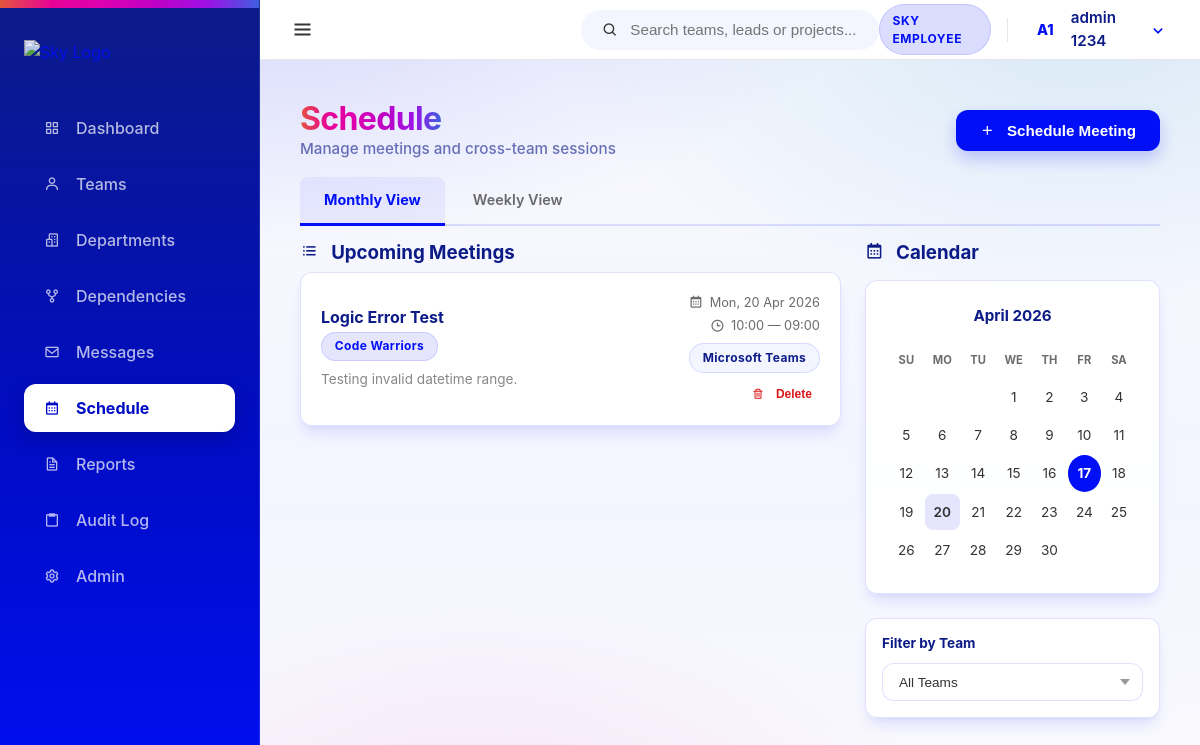
The page /schedule/ (signed in) on the database its author committed.
### core/models.py (models this page shows, shortened)
class User(AbstractUser):
    class Meta:
        verbose_name = 'User'
        verbose_name_plural = 'Users'

class Meeting(models.Model):
    meeting_id = models.AutoField(primary_key=True)
    created_by_user = models.ForeignKey(User, on_delete=models.CASCADE, related_name='created_meetings')
    team = models.ForeignKey(Team, on_delete=models.CASCADE, related_name='meetings')
    meeting_title = models.CharField(max_length=255)
    start_datetime = models.DateTimeField()
    end_datetime = models.DateTimeField()
    PLATFORM_CHOICES = [
        ('teams', 'Microsoft Teams'),
        ('zoom', 'Zoom'),
        ('google_meet', 'Google Meet'),
        ('in_person', 'In Person'),
    ]
    platform_type = models.CharField(max_length=20, choices=PLATFORM_CHOICES)
    meeting_link = models.URLField(blank=True)
    agenda_text = models.TextField()
    created_at = models.DateTimeField(auto_now_add=True)

class Team(models.Model):
    team_id = models.AutoField(primary_key=True)
    department = models.ForeignKey(Department, on_delete=models.CASCADE, related_name='teams')
    team_name = models.CharField(max_length=100)
    mission = models.TextField(blank=True) # High-Fi Requirement
    lead_email = models.EmailField(blank=True) # High-Fi Requirement
    team_leader_name = models.CharField(max_length=100, blank=True)
    work_stream = models.CharField(max_length=100)
    project_name = models.CharField(max_length=100)
    project_codebase = models.CharField(max_length=100)
    status = models.CharField(max_length=50, default='Active')
    tech_tags = models.TextField(blank=True, help_text="Comma separated tags")
    created_at = models.DateTimeField(auto_now_add=True)
    updated_at = models.DateTimeField(auto_now=True)
    def __str__(self):
        return self.team_name

### schedule/views.py (the view)
# urls.py: path('', views.schedule_calendar, name='calendar'),
@login_required
def schedule_calendar(request):
    try:
        team_filter = request.GET.get("team_id")
        prefill_team_id = team_filter
        show_form = request.GET.get("new") == "true"
        form = MeetingForm(initial={"team": prefill_team_id} if prefill_team_id else {})
        meetings = Meeting.objects.select_related("team", "created_by_user").filter(
            start_datetime__gte=timezone.now()
        ).order_by("start_datetime")
        if team_filter:
            meetings = meetings.filter(team__team_id=team_filter)
        today = timezone.now()
        calendar_ctx = _build_calendar_context(today.year, today.month, meetings)
        teams = Team.objects.all().order_by("team_name")
        context = {
            "meetings": meetings,
            "form": form,
            "teams": teams,
            "selected_team": team_filter,
            "prefill_team_id": prefill_team_id,
            "show_form": show_form,
            "today": today,
        }
        context.update(calendar_ctx)
        return render(request, "schedule/calendar.html", context)
    except Exception as error:
        return render(request, "schedule/calendar.html", {"error": str(error)})

### templates/schedule/calendar.html (shortened to what this page needs)
{% extends 'base.html' %}
{% block content %}
<div class="flex-between mb-2 animate-slide-up">
    <div>
        <h1 class="spectrum-text" style="font-size: 2rem; letter-spacing: -0.02em;">Schedule</h1>
        <p style="color: var(--sky-header-blue); opacity: 0.6; font-weight: 500; font-size: 0.95rem;">Manage meetings and cross-team sessions</p>
    </div>
    <div class="flex gap-1">
        <button class="btn btn-primary" onclick="document.getElementById('meeting-form').style.display = document.getElementById('meeting-form').style.display === 'none' ? 'block' : 'none'">
            <i class='bx bx-plus'></i> Schedule Meeting
        </button>
    </div>
</div>
<div class="tabs mb-2 animate-slide-up" style="animation-delay: 0.1s;">
    <a href="{% url 'schedule:calendar' %}" class="tab-btn {% if not active_view or active_view == 'monthly' %}active{% endif %}" style="text-decoration: none;">Monthly View</a>
    <a href="{% url 'schedule:weekly' %}" class="tab-btn {% if active_view == 'weekly' %}active{% endif %}" style="text-decoration: none;">Weekly View</a>
</div>
<div class="grid-2-1 animate-slide-up" style="animation-delay: 0.15s;">
    <div>
        <h3 style="color: var(--sky-header-blue); margin-bottom: 0.5rem;">
            <i class='bx bx-list-ul' style="margin-right: 0.5rem;"></i>
            {% if active_view == 'weekly' %}Weekly Schedule{% else %}Upcoming Meetings{% endif %}
        </h3>
        {% if meetings %}
        <div style="display: flex; flex-direction: column; gap: 0.75rem;">
            {% for meeting in meetings %}
            <div class="card spell-tilt shadow-sm" style="padding: 1.25rem;">
                <div class="flex-between">
                    <div>
                        <h4 style="font-size: 1rem; color: var(--sky-header-blue);">{{ meeting.meeting_title }}</h4>
                        <p style="font-size: 0.8rem; color: var(--muted-foreground); margin-top: 0.25rem;">
                            <a href="{% url 'teams:team_detail' meeting.team.team_id %}" style="text-decoration: none;">
                                <span class="chip chip-department">{{ meeting.team.team_name }}</span>
                            </a>
                        </p>
                        {% if meeting.agenda_text %}
                        <p style="font-size: 0.85rem; color: #888; margin-top: 0.5rem;">{{ meeting.agenda_text|truncatewords:20 }}</p>
                        {% endif %}
                    </div>
                    <div style="text-align: right; flex-shrink: 0;">
                        <div style="font-size: 0.8rem; color: var(--muted-foreground); display: flex; align-items: center; gap: 0.4rem; justify-content: flex-end;">
                            <i class='bx bx-calendar' style="font-size: 0.9rem;"></i>
                            {{ meeting.start_datetime|date:"D, d M Y" }}
                        </div>
                        <div style="font-size: 0.8rem; color: var(--muted-foreground); display: flex; align-items: center; gap: 0.4rem; justify-content: flex-end; margin-top: 0.25rem;">
                            <i class='bx bx-time' style="font-size: 0.9rem;"></i>
                            {{ meeting.start_datetime|date:"H:i" }} — {{ meeting.end_datetime|date:"H:i" }}
                        </div>
                        <div style="margin-top: 0.5rem;">
                            <span class="chip chip-tech">{{ meeting.get_platform_type_display }}</span>
                        </div>
                        <form method="post" action="{% url 'schedule:delete' meeting.meeting_id %}" style="margin-top: 0.5rem;" onsubmit="return confirm('Delete this meeting?');">
                            <button type="submit" class="btn btn-ghost" style="color: var(--sky-negative); font-size: 0.75rem; padding: 0.25rem 0.5rem;">
                                <i class='bx bx-trash'></i> Delete
                            </button>
                        </form>
                    </div>
                </div>
            </div>
            {% endfor %}
        </div>
        {% endif %}
    </div>
    <div>
        <h3 style="color: var(--sky-header-blue); margin-bottom: 1rem;">
            <i class='bx bx-calendar' style="margin-right: 0.5rem;"></i> Calendar
        </h3>
        <div class="card spell-tilt spell-shine">
            <div style="text-align: center; font-size: 0.95rem; font-weight: 700; color: var(--sky-header-blue); margin-bottom: 1rem;">
                {{ month_name }}
            </div>
            <div class="calendar-grid">
                <div class="cal-header">Su</div>
                <div class="cal-header">Mo</div>
                <div class="cal-header">Tu</div>
                <div class="cal-header">We</div>
                <div class="cal-header">Th</div>
                <div class="cal-header">Fr</div>
                <div class="cal-header">Sa</div>
                {% for day in calendar_days %}
                <div class="cal-day {% if day.is_today %}is-today{% endif %} {% if day.has_event %}has-event{% endif %}">
                    {{ day.number }}
                </div>
                {% endfor %}
            </div>
        </div>
        <div class="card spell-tilt mt-2" style="padding: 1rem;">
            <h4 style="font-size: 0.85rem; color: var(--sky-header-blue); margin-bottom: 0.75rem;">Filter by Team</h4>
            <form method="get" action="{% if active_view == 'weekly' %}{% url 'schedule:weekly' %}{% else %}{% url 'schedule:calendar' %}{% endif %}">
                <select name="team_id" class="filter-select" style="width: 100%;" onchange="this.form.submit()">
                    <option value="">All Teams</option>
                </select>
            </form>
        </div>
    </div>
</div>
{% endblock %}

### templates/base.html (shortened to what this page needs)
{% load static %}
<!DOCTYPE html>
<html lang="en">
<head>
    <link rel="stylesheet" href="{% static 'css/sky-layout.css' %}">
    <link rel="stylesheet" href="{% static 'css/style.css' %}">
    <link href='https://unpkg.com/boxicons@2.1.4/css/boxicons.min.css' rel='stylesheet'>
</head>
<body>
    <div class="app-container">
        <nav class="sidebar">
            <div class="sidebar-header">
                <a href="{% url 'core:dashboard' %}" class="logo-link">
                    <img src="{% static 'images/Sky-spectrum-rgb.png' %}" alt="Sky Logo" class="sky-logo-img sidebar-logo">
                </a>
            </div>
            <ul class="nav-links">
                <li class="nav-item">
                    <a href="{% url 'core:dashboard' %}" class="nav-link {% if request.resolver_match.url_name == 'dashboard' %}active{% endif %}">
                        <i class='bx bx-grid-alt'></i> <span class="nav-label">Dashboard</span>
                    </a>
                </li>
                <li class="nav-item">
                    <a href="{% url 'teams:team_list' %}" class="nav-link {% if 'teams' in request.path %}active{% endif %}">
                        <i class='bx bx-user'></i> <span class="nav-label">Teams</span>
                    </a>
                </li>
                <li class="nav-item">
                    <a href="{% url 'organisation:org_chart' %}" class="nav-link {% if 'organisation' in request.path and 'dependencies' not in request.path %}active{% endif %}">
                        <i class='bx bx-buildings' ></i> <span class="nav-label">Departments</span>
                    </a>
                </li>
                <li class="nav-item">
                    <a href="{% url 'organisation:dependencies' %}" class="nav-link {% if 'dependencies' in request.path %}active{% endif %}">
                        <i class='bx bx-git-repo-forked' ></i> <span class="nav-label">Dependencies</span>
                    </a>
                </li>
                <li class="nav-item">
                    <a href="{% url 'messages_app:inbox' %}" class="nav-link {% if 'messages' in request.path %}active{% endif %}">
                        <i class='bx bx-envelope' ></i> <span class="nav-label">Messages</span>
                    </a>
                </li>
                <li class="nav-item">
                    <a href="{% url 'schedule:calendar' %}" class="nav-link {% if 'schedule' in request.path %}active{% endif %}">
                        <i class='bx bx-calendar' ></i> <span class="nav-label">Schedule</span>
                    </a>
                </li>
                <li class="nav-item">
                    <a href="{% url 'reports:reports_home' %}" class="nav-link {% if 'reports' in request.path %}active{% endif %}">
                        <i class='bx bx-file' ></i> <span class="nav-label">Reports</span>
                    </a>
                </li>
                <li class="nav-item">
                    <a href="{% url 'core:audit_log' %}" class="nav-link {% if 'audit' in request.path %}active{% endif %}">
                        <i class='bx bx-clipboard' ></i> <span class="nav-label">Audit Log</span>
                    </a>
                </li>
                {% if user.is_superuser %}
                <li class="nav-item">
                    <a href="/admin/" class="nav-link">
                        <i class='bx bx-cog' ></i> <span class="nav-label">Admin</span>
                    </a>
                </li>
                {% endif %}
            </ul>
            </nav>
        <div class="main-wrapper">
            <header class="top-navbar" style="display: flex; align-items: center; justify-content: space-between; height: 60px;">
                <div class="navbar-left">
                    <button id="sidebar-toggle" class="sidebar-toggle-btn" aria-label="Toggle Sidebar">
                        <i class='bx bx-menu'></i>
                    </button>
                </div>
                <div class="navbar-middle">
                    <div class="search-bar-container" id="global-search">
                        <div class="search-bar">
                            <i class='bx bx-search'></i>
                            <input type="text" placeholder="Search teams, leads or projects..." id="search-input">
                        </div>
                    </div>
                </div>
                <div class="navbar-right" style="display: flex; align-items: center; gap: 12px;">
                    <span class="badge badge-blue" style="vertical-align: middle; display: inline-flex; align-items: center;">SKY EMPLOYEE</span>
                    <div class="nav-user-dropdown" id="user-dropdown-container" style="display: flex; align-items: center;">
                        <div class="nav-avatar-trigger" id="user-dropdown-btn" style="display: flex; align-items: center;">
                            <div class="avatar-circle small">
                                {% if user.first_name %}{{ user.first_name|first|upper }}{% else %}{{ user.username|first|upper }}{% endif %}{% if user.last_name %}{{ user.last_name|first|upper }}{% endif %}
                            </div>
                            <span class="user-fullname">{{ user.get_full_name|default:user.username }}</span>
                            <i class='bx bx-chevron-down'></i>
                        </div>
                    </div>
                </div>
            </header>
            <main class="content-area animate-slide-up">
                {% block content %}{% endblock %}
            </main>
        </div>
    </div>
</body>
</html>

### rows shown on the page
User: first_name|first "A", last_name|first "1", get_full_name "admin 1234"
Meeting: meeting_title "Logic Error Test", team.team_name "Code Warriors", agenda_text "Testing invalid datetime range.", start_datetime "Mon, 20 Apr 2026", start_datetime "10:00", end_datetime "09:00", platform_type "Microsoft Teams"

### other values the page prints
{{ month_name }} "April 2026"
{{ day.number }} "1" "2" "3" "4" "5" "6" "7" "8" "9" "10" "11" "12" "13" "14" "15" "16" "17" "18" "19" "20" "21" "22" "23" "24" "25" "26" "27" "28" "29" "30"
